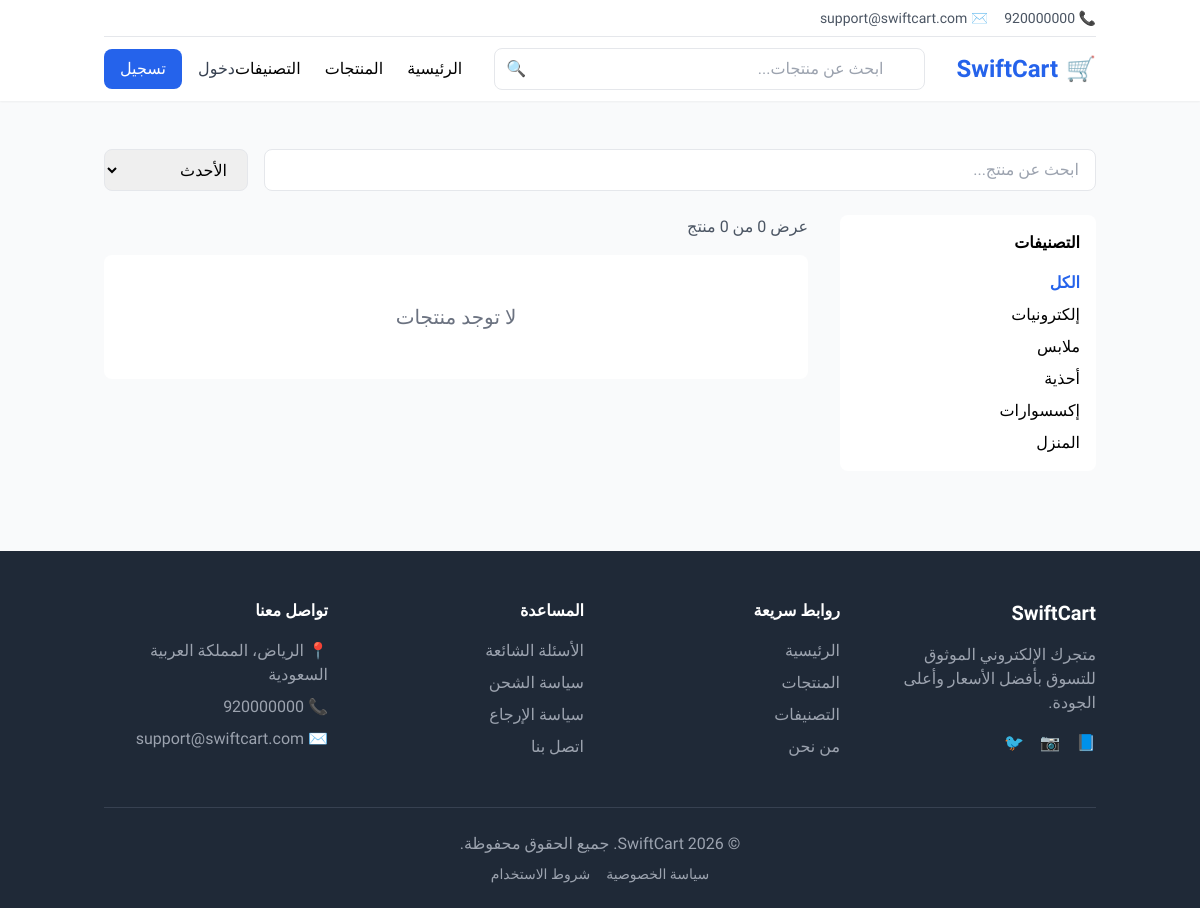
Page /products on the committed database.
### tables this page shows
CREATE TABLE IF NOT EXISTS `categories` (
    `id` INT UNSIGNED AUTO_INCREMENT PRIMARY KEY,
    `name` VARCHAR(100) NOT NULL,
    `slug` VARCHAR(100) NOT NULL UNIQUE,
    `description` TEXT NULL,
    `image` VARCHAR(255) NULL,
    `icon` VARCHAR(50) NULL,
    `parent_id` INT UNSIGNED NULL,
    `sort_order` INT DEFAULT 0,
    `is_active` TINYINT(1) DEFAULT 1,
    `created_at` TIMESTAMP DEFAULT CURRENT_TIMESTAMP,
    `updated_at` TIMESTAMP DEFAULT CURRENT_TIMESTAMP ON UPDATE CURRENT_TIMESTAMP,
    FOREIGN KEY (`parent_id`) REFERENCES `categories`(`id`) ON DELETE SET NULL,
    INDEX `idx_slug` (`slug`),
    INDEX `idx_parent` (`parent_id`)
);

### controllers/ProductController.php (called while the page is built, shortened)
<?php
require_once BASEPATH . '/models/Category.php';
class ProductController extends Controller
{
    private Product $productModel;
    private Category $categoryModel;
    public function __construct()
    {
        $this->productModel = new Product();
        $this->categoryModel = new Category();
    }
    public function index(): void
    {
        $params = $this->getQueryParams();
        $page = max(1, (int)($params['page'] ?? 1));
        $perPage = 12;
        $filters = [
            'category_id' => $params['category'] ?? null,
            'search' => $params['search'] ?? null,
            'sort' => $params['sort'] ?? 'newest',
            'min_price' => $params['min_price'] ?? null,
            'max_price' => $params['max_price'] ?? null
        ];
        $result = $this->productModel->getAll($page, $perPage, $filters);
        $categories = $this->categoryModel->getAll();
        $this->view('products/index', [
            'title' => 'المنتجات',
            'products' => $result['products'],
            'total' => $result['total'],
            'page' => $page,
            'perPage' => $perPage,
            'lastPage' => ceil($result['total'] / $perPage),
            'categories' => $categories,
            'filters' => $filters
        ]);
    }
}

### index.php (called while the page is built, shortened)
<?php
require_once BASEPATH . '/config/config.php';
require_once BASEPATH . '/config/database.php';
require_once BASEPATH . '/core/Router.php';
$router = new Router();
try {
    $router->dispatch();
} catch (Exception $e) {
    error_log('Application Error: ' . $e->getMessage() . ' in ' . $e->getFile() . ':' . $e->getLine());
    if (DEBUG_MODE) {
        echo '<div style="background:#fef2f2;border:1px solid #ef4444;padding:20px;margin:20px;border-radius:8px;font-family:Tajawal,sans-serif;direction:rtl;">';
        echo '<h2 style="color:#dc2626;margin:0 0 10px;">❌ خطأ في التطبيق</h2>';
        echo '<p><strong>الرسالة:</strong> ' . htmlspecialchars($e->getMessage()) . '</p>';
        echo '<p><strong>الملف:</strong> ' . htmlspecialchars($e->getFile()) . ':' . $e->getLine() . '</p>';
        echo '<pre style="background:#1f2937;color:#f3f4f6;padding:15px;border-radius:4px;overflow-x:auto;font-size:12px;">';
        echo htmlspecialchars($e->getTraceAsString());
        echo '</pre></div>';
    } else {
        http_response_code(500);
        require_once BASEPATH . '/views/errors/500.php';
    }
}

### config/config.php (called while the page is built, shortened)
<?php
function url(string $path = ''): string {
    return rtrim(BASE_URL, '/') . '/' . ltrim($path, '/');
}

### config/database.php (called while the page is built, shortened)
<?php
require_once __DIR__ . '/config.php';
class Database {
    private static ?Database $instance = null;
    private ?PDO $conn = null;
    private int $maxRetries = 3;
    private function connect(): void {
        $retries = 0;
        while ($retries < $this->maxRetries) {
            try {
                $dsn = sprintf(
                    "mysql:host=%s;dbname=%s;charset=%s",
                    DB_HOST,
                    DB_NAME,
                    DB_CHARSET
                );
                $options = [
                    PDO::ATTR_ERRMODE => PDO::ERRMODE_EXCEPTION,
                    PDO::ATTR_DEFAULT_FETCH_MODE => PDO::FETCH_ASSOC,
                    PDO::ATTR_EMULATE_PREPARES => false,
                    PDO::MYSQL_ATTR_INIT_COMMAND => "SET NAMES " . DB_CHARSET,
                    PDO::ATTR_PERSISTENT => false,
                ];
                $this->conn = new PDO($dsn, DB_USER, DB_PASS, $options);
                return;
            } catch (PDOException $e) {
                $retries++;
                if ($retries >= $this->maxRetries) {
                    if (defined('DEBUG_MODE') && DEBUG_MODE) {
                        http_response_code(500);
                        die(json_encode([
                            'success' => false,
                            'message' => 'خطأ في الاتصال بقاعدة البيانات',
                            'error' => $e->getMessage()
                        ], JSON_UNESCAPED_UNICODE));
                    } else {
                        error_log("Database connection failed: " . $e->getMessage());
                        http_response_code(500);
                        die(json_encode([
                            'success' => false,
                            'message' => 'خطأ في الخادم. يرجى المحاولة لاحقاً.'
                        ], JSON_UNESCAPED_UNICODE));
                    }
                }
                usleep(100000 * $retries);
            }
        }
    }
    public static function getInstance(): Database {
        if (self::$instance === null) {
            self::$instance = new self();
        }
        return self::$instance;
    }
    public function getConnection(): PDO {
        return $this->conn;
    }
}
function db(): PDO {
    return Database::getInstance()->getConnection();
}

### models/Category.php (called while the page is built, shortened)
<?php
require_once __DIR__ . '/../config/database.php';
class Category {
    private string $table = 'categories';
    private PDO $db;
    public function __construct() {
        $this->db = db();
    }
    public function getAll(bool $activeOnly = true): array {
        try {
            $sql = "SELECT * FROM {$this->table}";
            if ($activeOnly) {
                $sql .= " WHERE is_active = 1";
            }
            $sql .= " ORDER BY sort_order ASC, name ASC";
            $stmt = $this->db->prepare($sql);
            $stmt->execute();
            return $stmt->fetchAll();
        } catch (PDOException $e) {
            return [];
        }
    }
}

### views/products/index.php (the view, shortened to what this page needs)
<div class="flex gap-4 mb-6">
    <input type="text" name="search" value="<?= htmlspecialchars($filters['search'] ?? '') ?>"
           placeholder="ابحث عن منتج..."
           class="flex-1 px-4 py-2 border rounded-lg focus:outline-none focus:border-blue-500">
    <select name="sort" class="px-4 py-2 border rounded-lg" onchange="this.form.submit()">
        <option value="newest" <?= ($filters['sort'] ?? '') === 'newest' ? 'selected' : '' ?>>الأحدث</option>
    </select>
</div>
<div class="flex gap-8">
    <aside class="w-64 hidden lg:block">
        <div class="bg-white rounded-lg p-4 sticky top-20">
            <h3 class="font-bold mb-4">التصنيفات</h3>
            <ul class="space-y-2">
                <li><a href="<?= url('products') ?>" class="hover:text-blue-600 <?= empty($filters['category_id']) ? 'text-blue-600 font-bold' : '' ?>">الكل</a></li>
                <?php foreach ($categories as $cat): ?>
                <li>
                    <a href="<?= url('products?category=' . $cat['id']) ?>"
                       class="hover:text-blue-600 <?= ($filters['category_id'] ?? '') == $cat['id'] ? 'text-blue-600 font-bold' : '' ?>">
                        <?= htmlspecialchars($cat['name']) ?>
                    </a>
                </li>
                <?php endforeach; ?>
            </ul>
        </div>
    </aside>
    <div class="flex-1">
        <p class="text-gray-600 mb-4">عرض <?= count($products) ?> من <?= $total ?> منتج</p>
        <?php if (empty($products)): ?>
        <div class="bg-white rounded-lg p-12 text-center">
            <p class="text-gray-500 text-xl">لا توجد منتجات</p>
        </div>
        <?php endif; ?>
    </div>
</div>

### core/Router.php (shortened to what this page needs)
<?php
class Router
{
    private array $routes = [];
    private string $prefix = '';
    private array $middleware = [];
    public function group(string $prefix, callable $callback, array $middleware = []): self
    {
        $previousPrefix = $this->prefix;
        $previousMiddleware = $this->middleware;
        $this->prefix = $previousPrefix . $prefix;
        $this->middleware = array_merge($previousMiddleware, $middleware);
        $this->prefix = $previousPrefix;
        $this->middleware = $previousMiddleware;
        return $this;
    }
    private function addRoute(string $method, string $path, string $handler, array $middleware = []): void
    {
        $fullPath = $this->prefix . $path;
        $allMiddleware = array_merge($this->middleware, $middleware);
        $this->routes[] = [
            'method' => $method,
            'path' => $fullPath,
            'handler' => $handler,
            'middleware' => $allMiddleware,
            'pattern' => $this->pathToPattern($fullPath)
        ];
    }
    private function pathToPattern(string $path): string
    {
        $pattern = preg_replace('/\{([a-zA-Z_]+)\}/', '(?P<$1>[^/]+)', $path);
        return '#^' . $pattern . '$#';
    }
    public function dispatch(): void
    {
        $uri = $this->getUri();
        foreach ($this->routes as $route) {
            if (preg_match($route['pattern'], $uri, $matches)) {
                $params = array_filter($matches, 'is_string', ARRAY_FILTER_USE_KEY);
                $this->runHandler($route['handler'], $params);
                return;
            }
        }
    }
    private function getUri(): string
    {
        $uri = $_SERVER['REQUEST_URI'] ?? '/';
        $uri = parse_url($uri, PHP_URL_PATH);
        $basePath = rtrim(BASE_URL, '/');
        if (!empty($basePath) && strpos($uri, $basePath) === 0) {
            $uri = substr($uri, strlen($basePath));
        }
        return $uri ?: '/';
    }
    private function runHandler(string $handler, array $params = []): void
    {
        [$controllerName, $method] = explode('@', $handler);
        $controller = new $controllerName();
        call_user_func_array([$controller, $method], $params);
    }
}

### views/layouts/main.php (style rules this page uses)
body { font-family: 'Tajawal', sans-serif; }

### rows in the picture
categories: name "إلكترونيات"
categories: name "ملابس"
categories: name "أحذية"
categories: name "إكسسوارات"
categories: name "المنزل"
